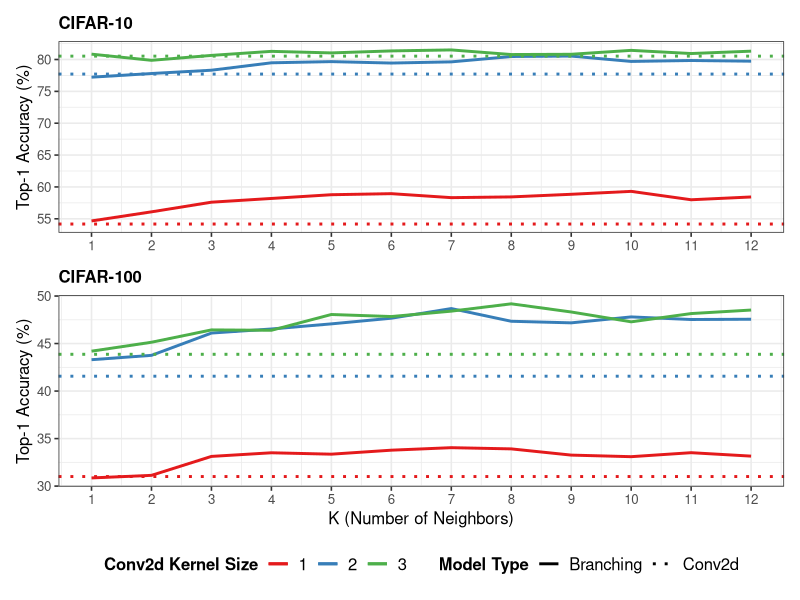
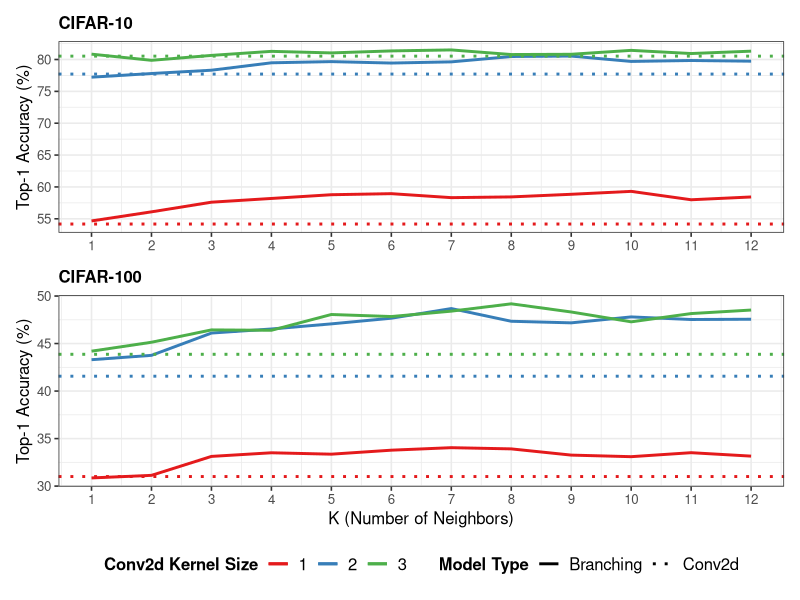

Write R code to recreate these figures, in order.
library(tidyverse)
library(stringr)
library(patchwork)

# ==========================================
# PART 1: CIFAR-10 (Top Plot)
# ==========================================
setwd("/Users/mingikang/Developer/Convolutional-Nearest-Neighbor/Final_Output/K_test_pt4---/")
df_c10 <- read_csv("csv/VGG11-CIFAR10_k_test.csv")

# Prepare Data
branch_c10 = df_c10 %>% 
  filter(Model == "Branch") %>%
  mutate(Model = "Branching")

baseline_c10 = df_c10 %>% 
  filter(Model == "Baseline") %>%
  mutate(Model = "Conv2d")

# Create Plot 1 (CIFAR-10)
k_plot_c10 <- ggplot(branch_c10, aes(x = K, y = BestAcc, color = factor(KS), linetype = Model)) +
  geom_line(linewidth = 1) + 
  geom_hline(data = baseline_c10, aes(yintercept = BestAcc, color = factor(KS), linetype = Model), linewidth = 1.0) + 
  
  # Scales
  scale_color_brewer(palette = "Set1", name = "Conv2d Kernel Size") +
  scale_linetype_manual(name = "Model Type", values = c("Conv2d" = "dotted", "Branching" = "solid")) +
  scale_x_continuous(breaks = seq(1, 12, by = 1), limits = c(1, 12)) + 
  scale_y_continuous(breaks = seq(0, 100, by = 5)) + 
  
  # Labels & Theme
  labs(
    title = "CIFAR-10",       # <--- Added Title
    x = NULL,                 # <--- Removed X Label (redundant for top plot)
    y = "Top-1 Accuracy (%)"
  ) +
  theme_bw(base_size = 12) +
  theme(
    plot.title = element_text(face = "bold", size = 12),
    legend.title = element_text(face = "bold", size = 12),
    legend.text = element_text(size = 12)
  )

# ==========================================
# PART 2: CIFAR-100 (Bottom Plot)
# ==========================================
# Note: We read the new file, but keep variable names distinct to avoid confusion
df_c100 <- read_csv("csv/VGG11-CIFAR100_k_test.csv")

# Prepare Data
branch_c100 = df_c100 %>% 
  filter(Model == "Branch") %>%
  mutate(Model = "Branching")

baseline_c100 = df_c100 %>% 
  filter(Model == "Baseline") %>%
  mutate(Model = "Conv2d")

# Create Plot 2 (CIFAR-100)
k_plot_c100 <- ggplot(branch_c100, aes(x = K, y = BestAcc, color = factor(KS), linetype = Model)) +
  geom_line(linewidth = 1) + 
  geom_hline(data = baseline_c100, aes(yintercept = BestAcc, color = factor(KS), linetype = Model), linewidth = 1.0) + 
  
  # Scales (MUST BE IDENTICAL to top plot for legend merging)
  scale_color_brewer(palette = "Set1", name = "Conv2d Kernel Size") +
  scale_linetype_manual(name = "Model Type", values = c("Conv2d" = "dotted", "Branching" = "solid")) +
  scale_x_continuous(breaks = seq(1, 12, by = 1), limits = c(1, 12)) + 
  scale_y_continuous(breaks = seq(0, 100, by = 5)) + 
  # Labels & Theme
  labs(
    title = "CIFAR-100",      # <--- Added Title
    x = "K (Number of Neighbors)", # Keep X Label here
    y = "Top-1 Accuracy (%)"
  ) +
  theme_bw(base_size = 12) +
  theme(
    plot.title = element_text(face = "bold", size = 12),
    legend.title = element_text(face = "bold", size = 12),
    legend.text = element_text(size = 12)
  )

# ==========================================
# PART 3: Combine with Patchwork
# ==========================================

combined_plot = k_plot_c10 / k_plot_c100

final_plot = combined_plot + 
  plot_layout(guides = "collect") &   # Add A/B tags
  theme(legend.position = "bottom")     # Apply bottom legend to the WHOLE structure

print(final_plot)

# Save
ggsave(
  "/Users/mingikang/Developer/Convolutional-Nearest-Neighbor/Final_Plots/VGG_combined_k_plot.png",
  plot = final_plot,
  width = 8,
  height = 6, # Made height taller to accommodate 2 plots
  units = "in",
  dpi = 500,
  bg = "white"
)